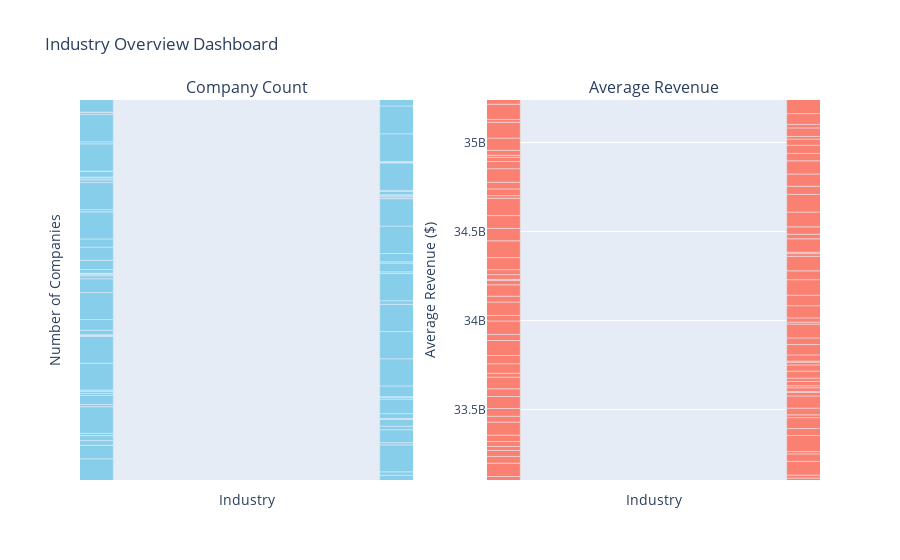

The cell this chart's notebook holds for it:
### Code cell
from plotly.subplots import make_subplots
import plotly.graph_objects as go

# First, verify your SQL query result and column names
print(df.columns)  # Check exact column names in your DataFrame

# Corrected visualization code
fig = make_subplots(rows=1, cols=2, subplot_titles=("Company Count", "Average Revenue"))

# Plot 1: Company Count (check exact column name)
fig.add_trace(
    go.Bar(
        x=df['Industry'], 
        y=df['Company Name'],  # Might need to adjust if your column is named differently
        marker_color='skyblue',
        name='Companies'
    ),
    row=1, col=1
)

# Plot 2: Average Revenue (check exact column name)
fig.add_trace(
    go.Bar(
        x=df['Industry'], 
        y=df['Annual Revenue'],  # Might need to adjust if your column is named differently
        marker_color='salmon',
        name='Revenue ($)'
    ),
    row=1, col=2
)

fig.update_layout(
    title_text='Industry Overview Dashboard',
    showlegend=False,
    height=500,
    xaxis_title="Industry",
    yaxis_title="Number of Companies",
    xaxis2_title="Industry",
    yaxis2_title="Average Revenue ($)"
)

fig.show()

### Figure 1 — Plotly figure (JSON) as saved in the notebook; plotly's stock layout.template omitted (floating-point values rounded to 4 significant figures; data arrays with more than 128 entries replaced by an {"elided": "..."} marker saying what was removed)
{"data": [{"marker": {"color": "skyblue"}, "name": "Companies", "type": "bar", "x": {"elided": "10000 str values"}, "xaxis": "x", "y": {"elided": "10000 str values"}, "yaxis": "y"}, {"marker": {"color": "salmon"}, "name": "Revenue ($)", "type": "bar", "x": {"elided": "10000 str values"}, "xaxis": "x2", "y": {"elided": "10000 float values"}, "yaxis": "y2"}], "layout": {"annotations": [{"font": {"size": 16}, "showarrow": false, "text": "Company Count", "x": 0.225, "xanchor": "center", "xref": "paper", "y": 1, "yanchor": "bottom", "yref": "paper"}, {"font": {"size": 16}, "showarrow": false, "text": "Average Revenue", "x": 0.775, "xanchor": "center", "xref": "paper", "y": 1, "yanchor": "bottom", "yref": "paper"}], "autosize": true, "showlegend": false, "title": {"text": "Industry Overview Dashboard"}, "xaxis": {"anchor": "y", "autorange": false, "domain": [0, 0.45], "range": [3.375, 3.625], "title": {"text": "Industry"}, "type": "category"}, "xaxis2": {"anchor": "y2", "autorange": false, "domain": [0.55, 1], "range": [3.375, 3.625], "title": {"text": "Industry"}, "type": "category"}, "yaxis": {"anchor": "x", "autorange": false, "domain": [0, 1], "range": [339000.0, 363400.0], "title": {"text": "Number of Companies"}, "type": "category"}, "yaxis2": {"anchor": "x2", "autorange": false, "domain": [0, 1], "range": [33100000000.0, 35240000000.0], "title": {"text": "Average Revenue ($)"}, "type": "linear"}}}
